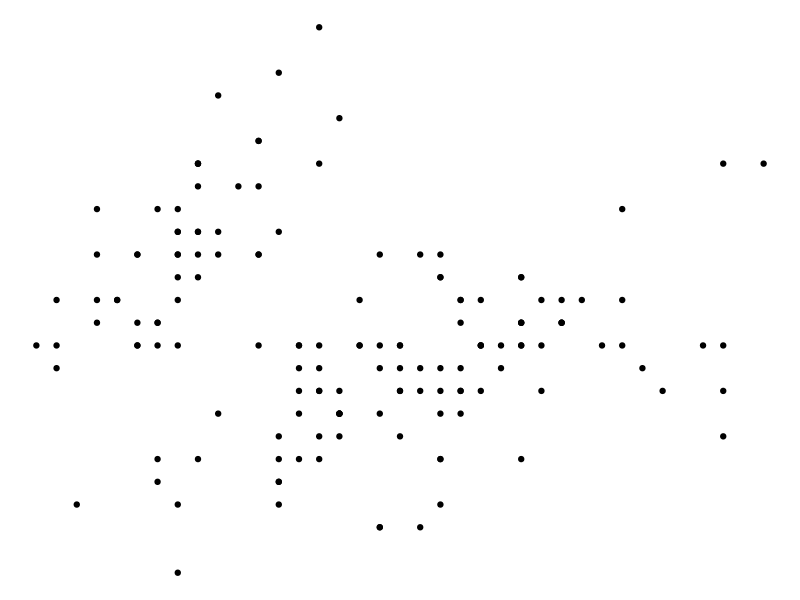

Generate this figure with R:
## ---- chunk 1
library(ggplot2)
## ---- chunk 2
1 + 1
## ---- chunk 3
#| echo: false
2 * 2
## ---- chunk 4
iris |> 
  ggplot() +
  aes(Sepal.Length, Sepal.Width) +
  geom_point() +
  theme_void()
